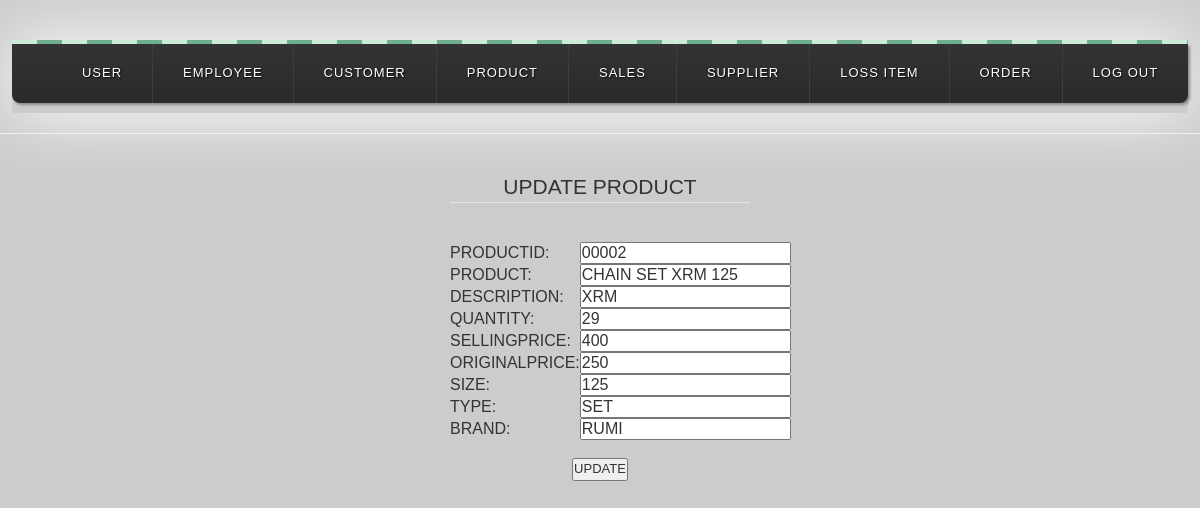
The app's page /product_edit.php?ID=00002 (signed in) with its own data.
### tables this page shows
CREATE TABLE IF NOT EXISTS `product` (
  `ProductID` varchar(15) NOT NULL,
  `ProductName` varchar(100) NOT NULL,
  `Description` varchar(100) NOT NULL,
  `Quantity` int(200) NOT NULL,
  `SellingPrice` int(11) NOT NULL,
  `OriginalPrice` int(11) NOT NULL,
  `Size` varchar(100) NOT NULL,
  `Type` varchar(100) NOT NULL,
  `Brand` varchar(100) NOT NULL
);

### product_edit.php (the view, shortened to what this page needs)
<html>
<body>
<link rel="stylesheet" type="text/css" href="mystyles.css">
<?php
include('header.php');
?>
<head>
</head>
<div class="wrap">
<span class="decor"></span>
<nav>
  <ul class="primary">
    <li>
      <a href="users.php">USER</a>
    </li>
    <li>
      <a href="employee.php">EMPLOYEE</a>
    </li>
    <li>
      <a href="customer.php">CUSTOMER</a>
    </li>
    <li>
      <a href="product.php">PRODUCT</a>
    </li>
    <li>
      <a href="sales.php">SALES</a>
    </li>
    <li>
      <a href="supplier.php">SUPPLIER</a>
    </li>
    <li>
      <a href="loss.php">LOSS ITEM</a>
    </li>
    <li>
      <a href="orders.php">ORDER</a>
    </li>
    <li>
      <a href="logout.php">LOG OUT</a>
    </li>
  </ul>
</nav>
</div>
<hr/>
<br/>
<div>
<center>
<?php
if(isset($_GET['ID']))
{
$ID=$_GET['ID'];
$query1=mysql_query("select * from product where ProductID='$ID'");
$query2=mysql_fetch_array($query1);
?>
<center>
<form method="post" action="">
<fieldset style="width:300px;"><legend>UPDATE PRODUCT</legend>
<table>
<br>
<tr>
<td>
ProductID: <td><input type="text" name="ProductID" value="<?php echo $query2['ProductID']; ?>" readonly/></td>
</td>
</tr>
<tr>
<td>
Product: <td><input type="text" name="ProductName" value="<?php echo $query2['ProductName']; ?>" /></td>
</td>
</tr>
<tr>
<td>
Description: <td><input type="text" name="Description" value="<?php echo $query2['Description']; ?>" /></td>
</td>
</tr>
<tr>
<td>
Quantity: <td><input type="text" name="Quantity" value="<?php echo $query2['Quantity']; ?>" readonly/></td>
</td>
</tr>
<tr>
<td>
SellingPrice: <td><input type="text" name="SellingPrice" value="<?php echo $query2['SellingPrice']; ?>" /></td>
</td>
</tr>
<tr>
<td>
OriginalPrice: <td><input type="text" name="OriginalPrice" value="<?php echo $query2['OriginalPrice']; ?>" /></td>
</td>
</tr>
<tr>
<td>
Size: <td><input type="text" name="Size" value="<?php echo $query2['Size']; ?>" /></td>
</td>
</tr>
<tr>
<td>
Type: <td><input type="text" name="Type" value="<?php echo $query2['Type']; ?>" /></td>
</td>
</tr>
<tr>
<td>
Brand: <td><input type="text" name="Brand" value="<?php echo $query2['Brand']; ?>" /></td>
</td>
</tr>
</table>
<br />
<input type="submit" name="submit" value="UPDATE" />
</form>
<?php
}
?>
</body>
</html>

### mystyles.css (style rules this page uses)
body { background-color: ; }
input, Stextarea { font-family:times new roman; margin: 0; padding: 0; display: block; font-size: 100%; }

### product_edit.php (style rules this page uses)
body { background: #ccc; font-family: helvetica, arial, serif; font-size: 13px; text-transform: uppercase; text-align: center; }
.wrap { display: inline-block; -webkit-box-shadow: 0 0 70px #fff; -moz-box-shadow: 0 0 70px #fff; box-shadow: 0 0 70px #fff; margin-top: 40px; }
.decor { background: #6EAF8D; background: -webkit-linear-gradient(left, #CDEBDB 50%, #6EAF8D 50%); background: -moz-linear-gradient(left, #CDEBDB 50%, #6EAF8D 50%); background: -o-linear-gradient(left, #CDEBDB 50%, #6EAF8D 50%); background: linear-gradient(left, white 50%, #6EAF8D 50%); background-size: 50px 25%;; padding: 2px; display: block; }
a { text-decoration: none; color: #fff; display: block; }
ul { list-style: none; position: relative; text-align: left; }
li { float: left; }
ul:after { clear: both; }
ul:before, ul:after { content: " "; display: table; }
nav { position: relative; background: #2B2B2B; background-image: -webkit-linear-gradient(bottom, #2B2B2B 7%, #333333 100%); background-image: -moz-linear-gradient(bottom, #2B2B2B 7%, #333333 100%); background-image: -o-linear-gradient(bottom, #2B2B2B 7%, #333333 100%); background-image: linear-gradient(bottom, #2B2B2B 7%, #333333 100%); text-align: center; letter-spacing: 1px; text-shadow: 1px 1px 1px #0E0E0E; -webkit-box-shadow: 2px 2px 3px #888; -moz-box-shadow: 2px 2px 3px #888; box-shadow: 2px 2px 3px #888; border-bottom-right-radius: 8px; border-bottom-left-radius: 8px; }
ul.primary li a { display: block; padding: 20px 30px; border-right: 1px solid #3D3D3D; }
ul.primary li:last-child a { border-right: none; }

### records on screen
product: ProductID "00002", ProductName "CHAIN SET XRM 125", Description "XRM", Quantity "29", SellingPrice "400", OriginalPrice "250", Size "125", Type "SET", Brand "RUMI"
